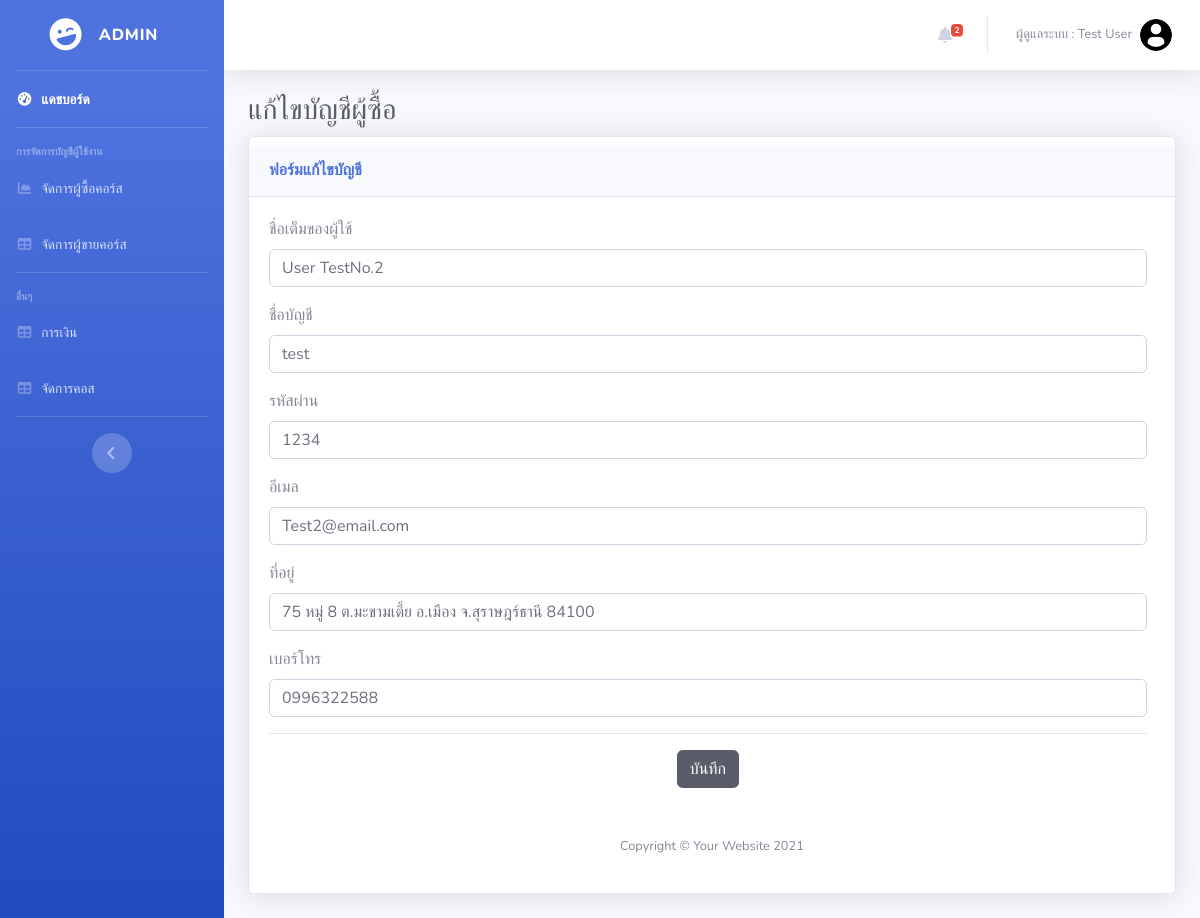
The page /admin2/edit_buyer.php?id=2 (signed in) on the database its author committed.
### tables this page shows
CREATE TABLE `user` (
  `user_id` int(11) NOT NULL,
  `profile` varchar(100) NOT NULL,
  `user_username` varchar(20) NOT NULL,
  `user_password` varchar(20) NOT NULL,
  `user_fullname` varchar(50) NOT NULL,
  `user_email` varchar(50) NOT NULL,
  `user_address` varchar(100) NOT NULL,
  `tel` varchar(10) NOT NULL,
  `img_banking` varchar(50) DEFAULT NULL,
  `number_banking` varchar(15) DEFAULT NULL,
  `status_id` int(11) NOT NULL,
  `occupation` varchar(20) DEFAULT NULL,
  `detail` varchar(100) DEFAULT NULL
);

### admin2/edit_buyer.php (the view, shortened to what this page needs)
<?php
    include("template/header.php");
    $id = $_GET['id'];
	$rsu = $conn->query("select * from user where user_id = '$id'");
    foreach($rsu as $row){
		$user_username = $row['user_username'];
		$user_password = $row['user_password'];
		$user_fullname = $row['user_fullname'];
		$emali = $row['user_email'];
		$address = $row['user_address'];
		$tel = $row['tel'];
    }
?>
<div class="container-fluid">
<h1 class="h3 mb-2 text-gray-800">แก้ไขบัญชีผู้ซื้อ</h1>
<div class="row">
    <div class="col-xl-12 col-md-12 mb-4">
        <div class="card shadow h-100 py-2">
        <div class="card-header py-3">
        <h6 class="m-0 font-weight-bold text-primary">ฟอร์มแก้ไขบัญชี</h6>
    </div>
            <div class="card-body">
                <div class="row no-gutters align-items-center">
                    <div class="col mr-2">
                    <form action="update.php" method="post" enctype="multipart/form-data">
					<div class="mb-3">
						<label class="form-label">ชื่อเต็มของผู้ใช้</label>
						<input type="text" class="form-control" name="u_full" value="<?php echo $user_fullname;?>">
					</div>
					<div class="mb-3">
						<label class="form-label">ชื่อบัญชี </label>
						<input type="text" class="form-control" name="u_un" value="<?php echo $user_username;?>">
					</div>
					<div class="mb-3">
						<label class="form-label">รหัสผ่าน </label>
						<input type="text" class="form-control" name="u_p" value="<?php echo $user_password;?>">
					</div>
					<div class="mb-3">
						<label class="form-label">อีเมล </label>
						<input type="text" class="form-control" name="u_e" value="<?php echo $emali;?>">
					</div>
					<div class="mb-3">
						<label class="form-label">ที่อยู่ </label>
						<input type="text" class="form-control" name="u_a" value="<?php echo $address;?>">
					</div>
                    <div class="mb-3">
						<label class="form-label">เบอร์โทร </label>
						<input type="text" class="form-control" name="u_t" value="<?php echo $tel;?>">
					</div>
					<hr>
                    <center>
					<button type="submit" class="btn btn-dark">บันทึก</button>
                    </center>
				</form>
            </div>
            </div>
            </div>
<?php
    include("template/bottom.php");
?>

### admin2/template/header.php (shortened to what this page needs)
<?php
require("connect_db.php");
?>
<!DOCTYPE html>
<html lang="en">
<head>
    <link href="vendor/fontawesome-free/css/all.min.css" rel="stylesheet" type="text/css">
    <link href="css/sb-admin-2.min.css" rel="stylesheet">
    <link href="vendor/datatables/dataTables.bootstrap4.min.css" rel="stylesheet">
    <link rel="stylesheet" href="https://cdnjs.cloudflare.com/ajax/libs/font-awesome/6.5.1/css/all.min.css"
 />
</head>
<body id="page-top">
    <div id="wrapper">
        <ul class="navbar-nav bg-gradient-primary sidebar sidebar-dark accordion" id="accordionSidebar">
            <a class="sidebar-brand d-flex align-items-center justify-content-center" href="index.php">
                <div class="sidebar-brand-icon rotate-n-15">
                    <i class="fas fa-laugh-wink"></i>
                </div>
                <div class="sidebar-brand-text mx-3">Admin <sup></sup></div>
            </a>
            <hr class="sidebar-divider my-0">
            <li class="nav-item active">
                <a class="nav-link" href="index.php">
                    <i class="fas fa-fw fa-tachometer-alt"></i>
                    <span>แดชบอร์ด</span></a>
            </li>
            <hr class="sidebar-divider">
            <div class="sidebar-heading">
                การจัดการบัญชีผู้ใช้งาน
            </div>
            <li class="nav-item">
                <a class="nav-link" href="buyer.php">
                    <i class="fas fa-fw fa-chart-area"></i>
                    <span>จัดการผู้ซื้อคอร์ส</span></a>
            </li>
            <li class="nav-item">
                <a class="nav-link" href="seller.php">
                    <i class="fas fa-fw fa-table"></i>
                    <span>จัดการผู้ขายคอร์ส</span></a>
            </li>
            <hr class="sidebar-divider">
            <div class="sidebar-heading">
                อื่นๆ
            </div>
            <li class="nav-item">
                <a class="nav-link" href="finance.php">
                    <i class="fas fa-fw fa-table"></i>
                    <span>การเงิน</span></a>
            </li>
            <li class="nav-item">
                <a class="nav-link" href="../admin/list_product.php">
                    <i class="fas fa-fw fa-table"></i>
                    <span>จัดการคอส</span></a>
            </li>
            <hr class="sidebar-divider d-none d-md-block">
            <div class="text-center d-none d-md-inline">
                <button class="rounded-circle border-0" id="sidebarToggle"></button>
            </div>
        </ul>
        <div id="content-wrapper" class="d-flex flex-column">
            <div id="content">
                <nav class="navbar navbar-expand navbar-light bg-white topbar mb-4 static-top shadow">
                    <ul class="navbar-nav ml-auto">
                        <?php
                                                $countAlert = $conn->query("SELECT COUNT(*) AS total FROM notify");
                                                $row = $countAlert->fetch_assoc();
                                                $total = $row['total'];
                                                ?>
                        <li class="nav-item dropdown no-arrow mx-1">
                            <a class="nav-link dropdown-toggle" id="alertsDropdown" role="button" data-toggle="dropdown"
                                aria-haspopup="true" aria-expanded="false">
                                <i class="fas fa-bell fa-fw"></i>
                                <span class="badge badge-danger badge-counter"><?php echo $total;?> </span>
                            </a>
                        </li>
                        <?php
                            $user_id  =$_SESSION["admin_login"];
                            $rsud = $conn->query("select * from user where user_id = '$user_id'");
                            foreach($rsud as $row){
                                $user = $row['user_fullname'];
                            }
                        ?>
                        <li class="nav-item dropdown no-arrow">
                            <a class="nav-link dropdown-toggle" href="#" id="userDropdown" role="button"
                                data-toggle="dropdown" aria-haspopup="true" aria-expanded="false">
                                <span class="mr-2 d-none d-lg-inline text-gray-600 small">ผู้ดูแลระบบ
                                    : <?php echo $user;?></span>
                                <img class="img-profile rounded-circle" src="img/profile/profile-user.png">
                            </a>
                        </li>
                    </ul>
                </nav>

### rows shown on the page
user: user_fullname "Test User"
user: u_full "User TestNo.2", u_un "test", u_p "1234", u_e "Test2@email.com", u_a "75 หมู่ 8 ต.มะขามเตี้ย อ.เมือง จ.สุราษฎร์ธานี 84100", u_t "0996322588"

### other values the page prints
$total "2"
